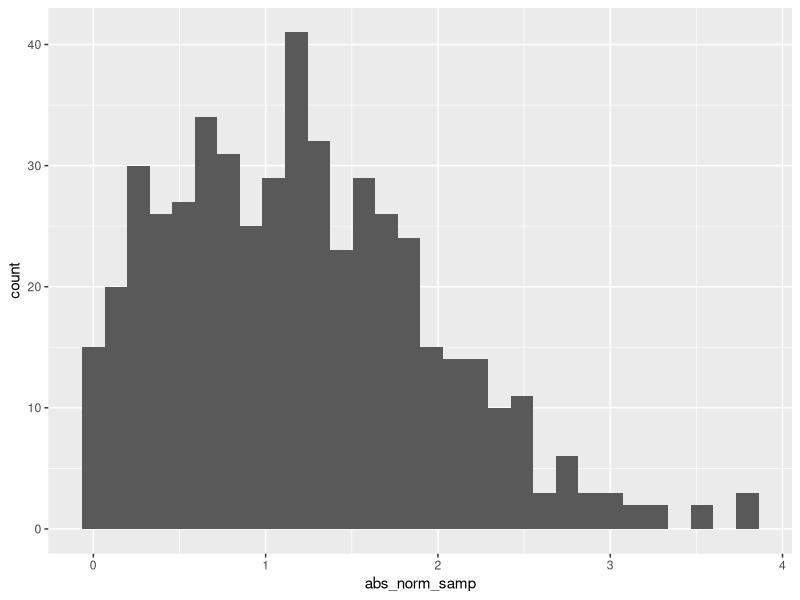

This chart was generated by the following R code:
## ---- chunk 1
samp = rnorm(100)
length(samp)
## ---- chunk 2
library(tidyverse)
## ---- chunk 3

la_df = tibble(
  norm_samp = rnorm(n = 500, mean = 1),
  norm_samp_pos = norm_samp > 0,
  abs_norm_samp = abs(norm_samp)
)

ggplot(la_df, aes(x = abs_norm_samp)) + geom_histogram()

median_samp = median(pull(la_df, norm_samp))

